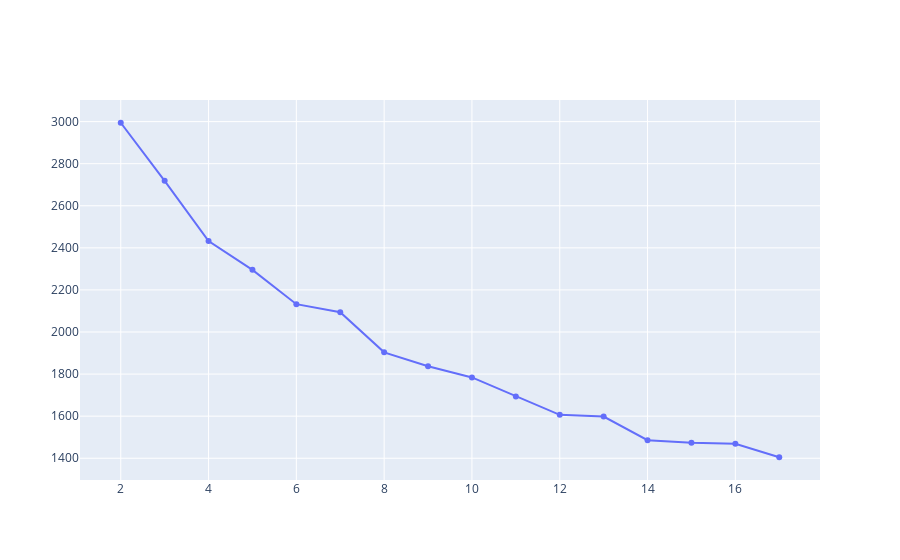

Notebook code for this chart:
### Markdown cell above
## K-prototypes

### Weekly_average_steps for arm 0

### Code cell
# Split into training and test set

df_arm_0 = df_weekly_stand_new[df_weekly_stand_new["arm"] == 0]
train_set = df_arm_0[df_arm_0["week_number"] <= 4]
test_set = df_arm_0[df_arm_0["week_number"] > 4]

# Setting the objects to category
cat_data = test_set.copy()
for j in cat_data.select_dtypes("object"):
    cat_data[j] = cat_data[j].astype("category")

# Elbow plot with cost (will take a LONG time)
costs = []
n_clusters = []
clusters_assigned = []
F1_scores = pd.DataFrame(columns = ['Number of clusters', 'F1 score'])

for i in tqdm(range(2, 18)):
    try:
        # The "Cao" approach selects prototypes for each data object based on the density of the data point and the dissimilarity value
        
        # The "Huang" approach will first select k distinct objects from the data set as initial k-modes, and
        # then assign the most frequent categories equally to the initial k-modes 
        # k-modes is used for clustering categorical variables. It defines clusters based on the number of matching
        # categories between data points
        
        # Step 1: Initialize the function by specifying the number of clusters
        kproto = KPrototypes(n_clusters= i, init='Huang', verbose=2, random_state = 100)
    
        # Step 2: To build the clusters, fit.predict the data
        clusters = kproto.fit_predict(train_set, categorical=[0,1,2,3,4,5,6,7,8,9,10,11,12,13,14,15,16])
        
        # Step 3: Append the cost and number of clusters used to compute the cost to appropriate lists
        costs.append(kproto.cost_)
        n_clusters.append(i)
        clusters_assigned.append(clusters)
        
        # Predicted Clusters using test set
        kproto_test = KPrototypes(n_clusters= i, init='Huang', verbose=2, random_state = 100)
        clusters_test = kproto_test.fit_predict(test_set, categorical=[0,1,2,3,4,5,6,7,8,9,10,11,12,13,14,15,16])

        # kprototypes labels
        proto_labs = kproto_test.labels_  # kproto.labels_ gives the cluster label for each observation (row) in the dataset

        clf_kp = LGBMClassifier(colsample_by_tree = 0.8)
        cv_scores_kp_test = cross_val_score(clf_kp, cat_data, proto_labs, scoring = "f1_weighted")
        print(f'CV F1 score for {i}-prototypes clusters is {np.mean(cv_scores_kp_test)}')
        
        # Create a dataframe to store the F1_scores for all the different clusters
        F1_scores = F1_scores.append(pd.DataFrame({'Number of clusters': i, 
                                                       'F1 score': np.mean(cv_scores_kp_test)},
                                                       index = [0]),
                                         ignore_index = True)
    except:
        print(f"Can't cluster with {i} clusters")

# Construct an elbow plot to find the optimal number for K
# Pick the point where the cost begins to decrease in a linear fashion
# For K-prototypes, cost is defined as the sum distance of all points to their respective cluster centroids
fig = go.Figure(data=go.Scatter(x=n_clusters, y=costs ))
fig.show()

k_weekly = KneeLocator(range(2, 18), costs, curve="convex", direction="decreasing")
print("Elbow is obtained at " + str(k_weekly.elbow))

### Figure 1 — Plotly figure (JSON) as saved in the notebook; plotly's stock layout.template omitted (floating-point values rounded to 4 significant figures)
{"data": [{"type": "scatter", "x": [2, 3, 4, 5, 6, 7, 8, 9, 10, 11, 12, 13, 14, 15, 16, 17], "y": [2995.0, 2719.0, 2432.0, 2295.0, 2132.0, 2094.0, 1903.0, 1837.0, 1784.0, 1694.0, 1606.0, 1598.0, 1486.0, 1473.0, 1469.0, 1405.0]}], "layout": {}}
